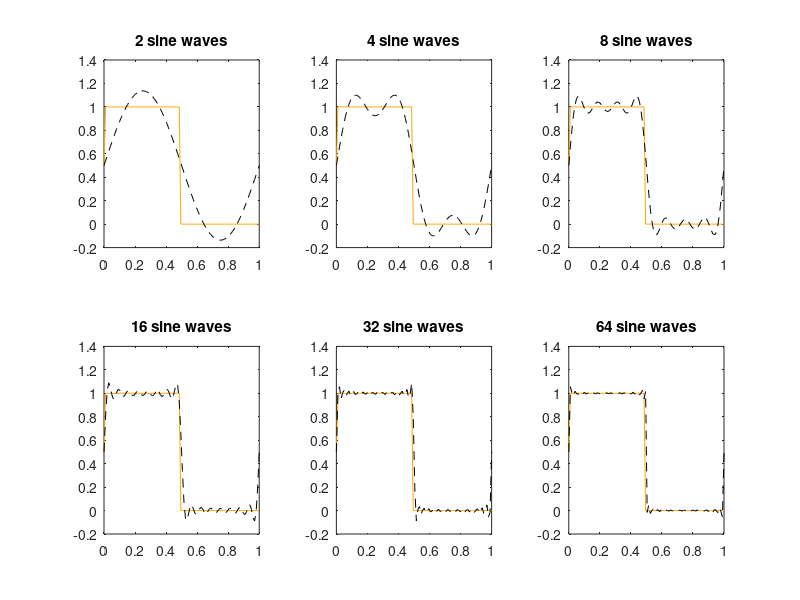

This chart was generated by the following MATLAB code: (Note: this script raises an error after producing the figure.)
% Fourier demo

%% Summing sine waves
% Combinations of sine and cosine waves can model arbitrary signals (the more frequencies considered, the more 
% accurate the approximation of the signal)
n = 100;
x = linspace(0, 1, n);

% Define squarewave
y = ones(1, n) * 0.5;
y(2:50) = 1;
y(50:end) = 0;

disp('Approximating a square wave');
figure;
n_ = 6;
Ns = round(logspace(log10(2), log10(64), 6));
for idx = 1:n_
    N = Ns(idx)
    f = ones(1, 100) * 0.5;
    for i = 1:2:N
        a = 2 / pi / i;
        f = f + a * sin(2 * pi * i * x);
    end
    
    subplot(2, 3, idx);
    plot(x, y, 'Color', [1, 0.647, 0]); % orange
    hold on;
    plot(x, f, '--', 'Color', 'k');
    title(sprintf('%0.0f sine waves', N));
end
tight_layout();

%% Taking Fourier transform 
figure;

% Generate and plot simple frequency signal
T = 1.0; % define time of interval, for simplicity 1 second, but this will work with other (integer) durations
fs = 1000; % Sampling frequency
N = fs * T; % number of points (frequency * time)

signal_freq = [6, 28];
values = [2, 6.2];
t = linspace(0, 1, N) * T;
f = zeros(1, length(t));
for k = 1:length(signal_freq)
    f = f + sin(2 * pi * signal_freq(k) * t) * values(k);
end
% Add noise
f = f + randn(size(f));
subplot(2, 1, 1);
plot(t, f);
xlabel('Time (s)');

% Show Fourier transform
p_orig = abs(fft(f)) / (N / 2); % absolute value of the fft 
p = p_orig(1:ceil(N/2)); % take the power of positive freq. half 
freq = (0:(N/2-1)) / T; % find the corresponding frequency in Hz 
subplot(2, 1, 2);
plot(freq, p, '.-');
xlim([0 30]);
xticks(0:30);
grid on;
xlabel('Frequency (cycles / second)');
tight_layout();

%% Many shapes of signals for one-dimensional Fourier transforms
max_freq = 20; % For fft frequency plots

N = 500; % samples in signal
T = 2.0; % seconds
t = linspace(0, 1, N) * T; % define time in seconds 
signals = cell(1, 5);

% Simple frequency
tmp = sin(2 * pi * 10 * t) + 2.3 * sin(2 * pi * 2 * t);
signals{1} = tmp;

% Simple frequency + noise
noise_std = 1.5;
signals{2} = signals{1} + randn(size(signals{1})) * noise_std;

% Square wave
tmp = zeros(size(signals{1}));
st = floor(N * 0.333) + 1;
fin = ceil(N * 0.666);
middle_third_n = fin - st + 1;
tmp(st:fin) = 1;
signals{3} = tmp;

% Ramp
tmp = zeros(size(signals{1}));
tmp(st:fin) = linspace(0, 1, middle_third_n);
signals{4} = tmp;

% Triangle
tmp = zeros(size(signals{1}));
tmp(st:fin) = [linspace(0, 1, floor(middle_third_n/2)), linspace(1, 0, ceil(middle_third_n/2))];
signals{5} = tmp;

ylims = {[-5, 5], [-5, 5], [-1, 2], [-1, 2], [-1, 2]}; % y limits for the signals
figure;
sgtitle('1-D Fourier Transforms', 'FontSize', 16);
do_title = true;
tick_ct = 0;

for idx = 1:length(signals)
    signal = signals{idx};
    ff = abs(fft(signal)) / (N / 2); % absolute value of the fft 
    p = ff(1:ceil(N/2)).^2; % take the power of positive freq. half 
    freq = (0:ceil(N/2)-1) / T; % find the corresponding frequency in Hz 
    
    subplot(5, 2, (idx-1)*2 + 1);
    plot(t, signal);
    ylim(ylims{idx});
    if do_title
        title('Original signal');
        do_title = false;
    end
    
    % Fourier transform
    subplot(5, 2, (idx-1)*2 + 2);
    frequency_cutoff = sum(freq <= max_freq);
    plot(freq(1:frequency_cutoff), ff(1:frequency_cutoff), '.-');
    grid on;
    xlabel('Frequency (Hz)');
    if tick_ct < 5
        set(gca, 'XTickLabel', []);
    else
        xlabel('Frequency (Hz)');
    end
    tick_ct = tick_ct + 1;
end
